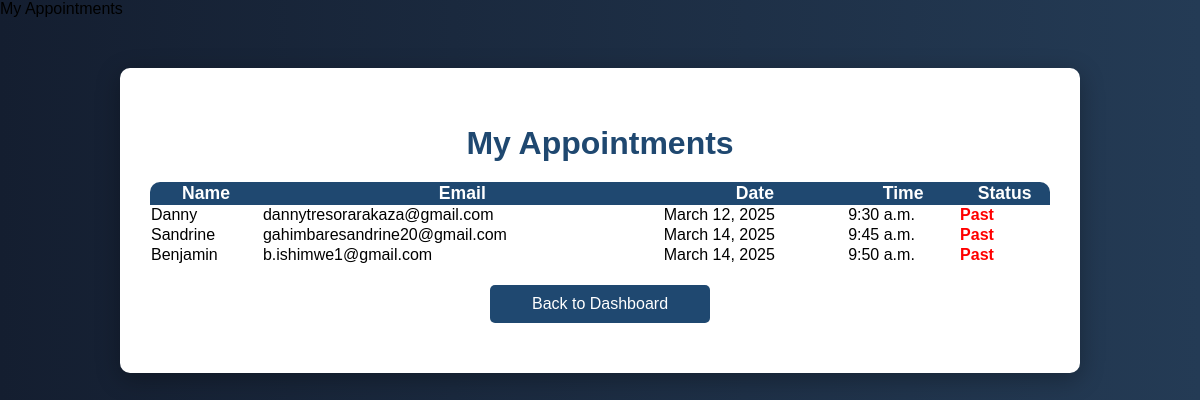
Page /appointments/1/ (signed in) on the earlier database version.
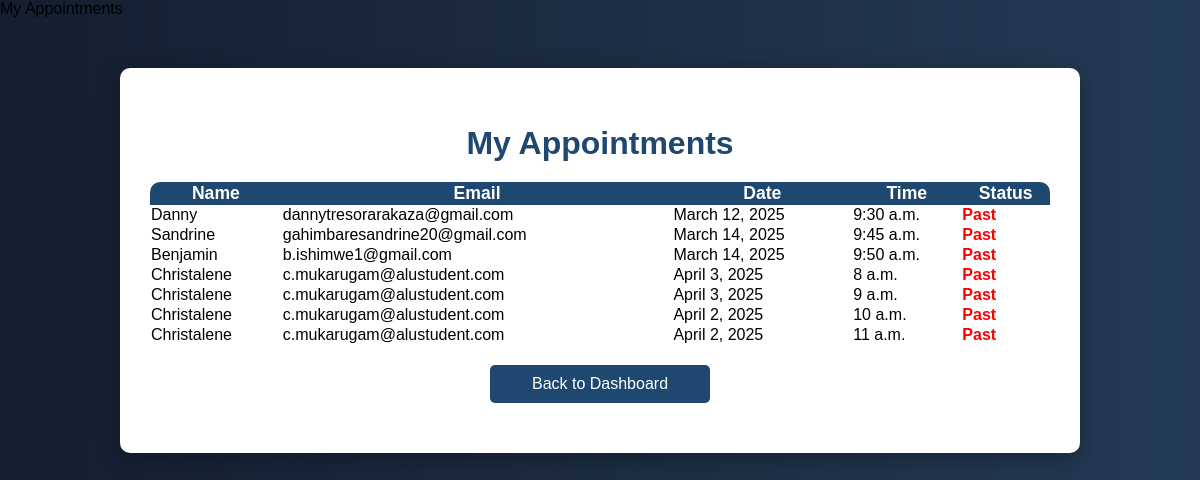
Same page on the later database version.
### myapp/models.py (models this page shows, shortened)
class Appointment(models.Model):
    user = models.ForeignKey(User, on_delete=models.CASCADE)  # Ensuring user is linked to appointment
    professional = models.ForeignKey('Professional', on_delete=models.CASCADE)
    date = models.DateField()
    time = models.TimeField()
    reason = models.TextField()
    created_at = models.DateTimeField(auto_now_add=True)

### myapp/views.py (the view)
# urls.py: path('appointments/<int:professional_id>/', appointments_view, name='appointments'),
@login_required
def appointments_view(request, professional_id):
    professional = get_object_or_404(Professional, id=professional_id)
    appointments = Appointment.objects.filter(professional_name=professional.name).select_related('client')
    context = {
        'professional': professional,
        'appointments': appointments,
        'today': now().date()  # ✅ Pass today's date to the template
    }
    return render(request, 'appointments.html', context)

### myapp/templates/appointments.html (shortened to what this page needs)
<div class="container mt-4">
    <h2> My Appointments</h2>
    {% if appointments %}
        <div class="table-responsive">
            <table class="table table-striped table-hover mt-3 shadow-sm rounded">
                <thead>
                    <tr>
                        <th>Name</th>
                        <th>Email</th>
                        <th>Date</th>
                        <th>Time</th>
                        <th>Status</th>
                    </tr>
                </thead>
                <tbody id="appointment-list">
                    {% for appointment in appointments %}
                    <tr class="appointment-row {% if forloop.counter > 10 %}hidden{% endif %}">
                        <td>{{ appointment.client.username }}</td>
                        <td>{{ appointment.client.email }}</td>
                        <td>{{ appointment.date }}</td>
                        <td>{{ appointment.time }}</td>
                        <td>
                            {% if appointment.is_canceled %}
                                <span class="status-canceled">Canceled</span>
                            {% elif appointment.date < today %}
                                <span class="status-past">Past</span>
                            {% else %}
                                <span class="status-upcoming">Upcoming</span>
                            {% endif %}
                        </td>
                    </tr>
                    {% endfor %}
                </tbody>
            </table>
        </div>
    {% else %}
        <div class="alert alert-info text-center" role="alert">
            <p class="mb-0">No appointments booked yet.</p>
        </div>
    {% endif %}
    <a href="{% url 'professional_dashboard' %}" class="btn-back">Back to Dashboard</a>
</div>

Differences in the rows shown:
added Appointment: client.username "Christalene", client.email "c.mukarugam@alustudent.com", date "April 3, 2025", time "8 a.m.", shows "Past"
added Appointment: client.username "Christalene", client.email "c.mukarugam@alustudent.com", date "April 3, 2025", time "9 a.m.", shows "Past"
added Appointment: client.username "Christalene", client.email "c.mukarugam@alustudent.com", date "April 2, 2025", time "10 a.m.", shows "Past"
added Appointment: client.username "Christalene", client.email "c.mukarugam@alustudent.com", date "April 2, 2025", time "11 a.m.", shows "Past"
